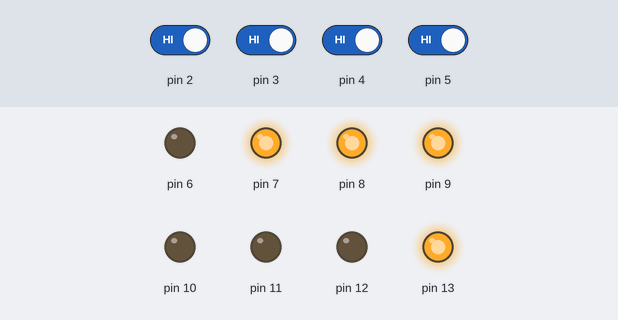
This sketch was run on a simulated Arduino Uno, built with avr-gcc and run on an emulated ATmega328P. On the bench: output pins drawn as LEDs (lit = HIGH). Inputs (shaded band) come from the test bench; at power-on: pin 2–5 HIGH.

Above: at 1.2 s.
1.3 s: pin 2 driven LOW
At 2.5 s:
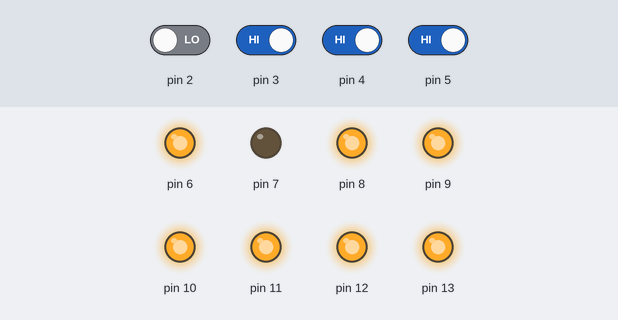
2.8 s: pin 3 driven LOW
At 3.7 s:
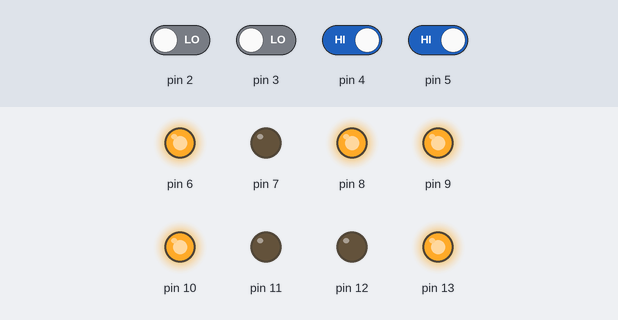
4.3 s: pin 4 driven LOW
At 4.8 s:
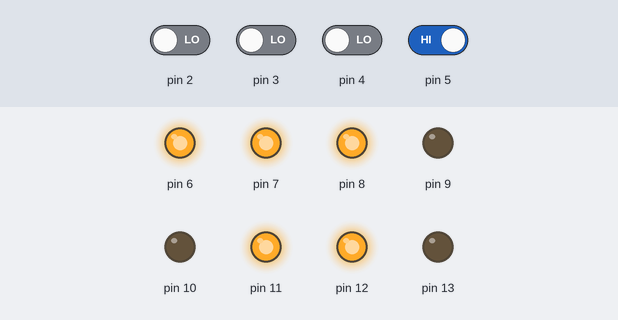
5.8 s: pin 2 driven HIGH
At 7.0 s:
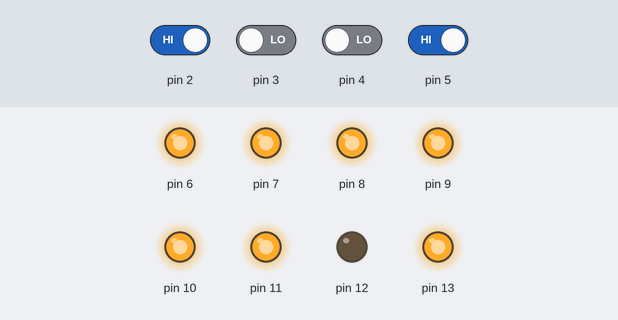
7.3 s: pin 5 driven LOW
At 8.3 s:
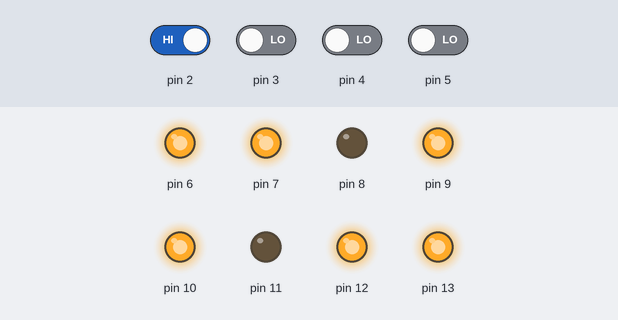
8.8 s: pin 3 driven HIGH
At 9.5 s:
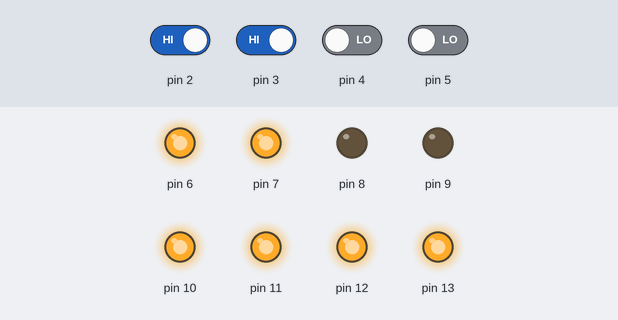
Timing chart, 0 to 11.3 s (numbered marks = the images above; inputs shaded):
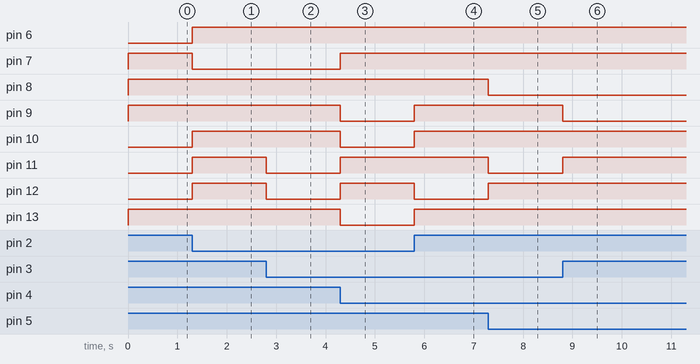

Measured:
- after the input at 1.3 s, pin 6, pin 10–12: LOW → HIGH at once; pin 7: HIGH → LOW at once
- after the input at 2.8 s, pin 11, pin 12: HIGH → LOW at once
- after the input at 4.3 s, pin 7, pin 11, pin 12: LOW → HIGH at once; pin 9, pin 10, pin 13: HIGH → LOW at once
- after the input at 5.8 s, pin 9, pin 10, pin 13: LOW → HIGH at once; pin 12: HIGH → LOW at once
- after the input at 7.3 s, pin 8, pin 11: HIGH → LOW at once; pin 12: LOW → HIGH at once
- after the input at 8.8 s, pin 9: HIGH → LOW at once; pin 11: LOW → HIGH at once

The sketch:

DISPLAY.ino
```cpp
void setup() {
  pinMode(5,INPUT);
  pinMode(4,INPUT);
  pinMode(2,INPUT);
  pinMode(3,INPUT);

  pinMode(13,OUTPUT);//a
  pinMode(12,OUTPUT);//b
  pinMode(11,OUTPUT);//c
  pinMode(10,OUTPUT);//d
  pinMode(9,OUTPUT);//e
  pinMode(8,OUTPUT);//f
  pinMode(7,OUTPUT);//g
  pinMode(6,OUTPUT);//.
}

void loop() {
  //se supone que esto es 0
  if(!digitalRead(4)&&!digitalRead(5)&&!digitalRead(2)&&!digitalRead(3)){
    digitalWrite(13,HIGH);//a
    digitalWrite(12,HIGH);//b
    digitalWrite(11,HIGH);//c
    digitalWrite(10,HIGH);//d
    digitalWrite(9,HIGH);//e
    digitalWrite(8,HIGH);//f
    digitalWrite(7,LOW); //g
  }
  //se supone que esto es 1
  if(!digitalRead(4)&&!digitalRead(5)&&!digitalRead(2)&&digitalRead(3)){
    digitalWrite(13,LOW);//a
    digitalWrite(12,HIGH);//b
    digitalWrite(11,HIGH);//c
    digitalWrite(10,LOW);//d
    digitalWrite(9,LOW);//e
    digitalWrite(8,LOW);//f
    digitalWrite(7,LOW); //g
  }
    //se supone que esto es 2
  if(!digitalRead(4)&&!digitalRead(5)&&digitalRead(2)&&!digitalRead(3)){
    digitalWrite(13,HIGH);//a
    digitalWrite(12,HIGH);//b
    digitalWrite(11,LOW);//c
    digitalWrite(10,HIGH);//d
    digitalWrite(9,HIGH);//e
    digitalWrite(8,LOW);//f
    digitalWrite(7,HIGH); //g
  }
    //se supone que esto es 3
  if(!digitalRead(4)&&!digitalRead(5)&&digitalRead(2)&&digitalRead(3)){
    digitalWrite(13,HIGH);//a
    digitalWrite(12,HIGH);//b
    digitalWrite(11,HIGH);//c
    digitalWrite(10,HIGH);//d
    digitalWrite(9,LOW);//e
    digitalWrite(8,LOW);//f
    digitalWrite(7,HIGH); //g
  }
    //se supone que esto es 4
  if(!digitalRead(4)&&digitalRead(5)&&!digitalRead(2)&&!digitalRead(3)){
    digitalWrite(13,LOW);//a
    digitalWrite(12,HIGH);//b
    digitalWrite(11,HIGH);//c
    digitalWrite(10,LOW);//d
    digitalWrite(9,LOW);//e
    digitalWrite(8,HIGH);//f
    digitalWrite(7,HIGH); //g
  }
    //se supone que esto es 5
  if(!digitalRead(4)&&digitalRead(5)&&!digitalRead(2)&&digitalRead(3)){
    digitalWrite(13,HIGH);//a
    digitalWrite(12,LOW);//b
    digitalWrite(11,HIGH);//c
    digitalWrite(10,HIGH);//d
    digitalWrite(9,LOW);//e
    digitalWrite(8,HIGH);//f
    digitalWrite(7,HIGH); //g
  }
    //se supone que esto es 6
  if(!digitalRead(4)&&digitalRead(5)&&digitalRead(2)&&!digitalRead(3)){
    digitalWrite(13,HIGH);//a
    digitalWrite(12,LOW);//b
    digitalWrite(11,HIGH);//c
    digitalWrite(10,HIGH);//d
    digitalWrite(9,HIGH);//e
    digitalWrite(8,HIGH);//f
    digitalWrite(7,HIGH); //g
  }
    //se supone que esto es 7
  if(!digitalRead(4)&&digitalRead(5)&&digitalRead(2)&&digitalRead(3)){
    digitalWrite(13,HIGH);//a
    digitalWrite(12,HIGH);//b
    digitalWrite(11,HIGH);//c
    digitalWrite(10,LOW);//d
    digitalWrite(9,LOW);//e
    digitalWrite(8,LOW);//f
    digitalWrite(7,LOW); //g
  }
    //se supone que esto es 8
  if(digitalRead(4)&&!digitalRead(5)&&!digitalRead(2)&&!digitalRead(3)){
    digitalWrite(13,HIGH);//a
    digitalWrite(12,HIGH);//b
    digitalWrite(11,HIGH);//c
    digitalWrite(10,HIGH);//d
    digitalWrite(9,HIGH);//e
    digitalWrite(8,HIGH);//f
    digitalWrite(7,HIGH); //g
  }
    //se supone que esto es 9
  if(digitalRead(4)&&!digitalRead(5)&&!digitalRead(2)&&digitalRead(3)){
    digitalWrite(13,HIGH);//a
    digitalWrite(12,HIGH);//b
    digitalWrite(11,HIGH);//c
    digitalWrite(10,LOW);//d
    digitalWrite(9,LOW);//e
    digitalWrite(8,HIGH);//f
    digitalWrite(7,HIGH); //g
  }
    //se supone que esto es A
  if(digitalRead(4)&&!digitalRead(5)&&digitalRead(2)&&!digitalRead(3)){
    digitalWrite(13,HIGH);//a
    digitalWrite(12,HIGH);//b
    digitalWrite(11,HIGH);//c
    digitalWrite(10,LOW);//d
    digitalWrite(9,HIGH);//e
    digitalWrite(8,HIGH);//f
    digitalWrite(7,HIGH); //g
  }
      //se supone que esto es B
  if(digitalRead(4)&&!digitalRead(5)&&digitalRead(2)&&digitalRead(3)){
    digitalWrite(13,HIGH);//a
    digitalWrite(12,HIGH);//b
    digitalWrite(11,HIGH);//c
    digitalWrite(10,HIGH);//d
    digitalWrite(9,HIGH);//e
    digitalWrite(8,HIGH);//f
    digitalWrite(7,HIGH); //g
    digitalWrite(6,HIGH);//.EL PUNTO INDICA LA " b "
  }
      //se supone que esto es C
  if(digitalRead(4)&&digitalRead(5)&&!digitalRead(2)&&!digitalRead(3)){
    digitalWrite(13,HIGH);//a
    digitalWrite(12,LOW);//b
    digitalWrite(11,LOW);//c
    digitalWrite(10,HIGH);//d
    digitalWrite(9,HIGH);//e
    digitalWrite(8,HIGH);//f
    digitalWrite(7,LOW); //g
  }
      //se supone que esto es D
  if(digitalRead(4)&&digitalRead(5)&&!digitalRead(2)&&digitalRead(3)){
    digitalWrite(13,HIGH);//a
    digitalWrite(12,HIGH);//b
    digitalWrite(11,HIGH);//c
    digitalWrite(10,HIGH);//d
    digitalWrite(9,HIGH);//e
    digitalWrite(8,HIGH);//f
    digitalWrite(7,LOW); //g
    digitalWrite(6,HIGH);// el . señala la D
  }
      //se supone que esto es E
  if(digitalRead(4)&&digitalRead(5)&&digitalRead(2)&&!digitalRead(3)){
    digitalWrite(13,HIGH);//a
    digitalWrite(12,HIGH);//b
    digitalWrite(11,HIGH);//c
    digitalWrite(10,HIGH);//d
    digitalWrite(9,LOW);//e
    digitalWrite(8,LOW);//f
    digitalWrite(7,HIGH); //g
  }
      //se supone que esto es F
  if(digitalRead(4)&&digitalRead(5)&&digitalRead(2)&&digitalRead(3)){
    digitalWrite(13,HIGH);//a
    digitalWrite(12,LOW);//b
    digitalWrite(11,LOW);//c
    digitalWrite(10,LOW);//d
    digitalWrite(9,HIGH);//e
    digitalWrite(8,HIGH);//f
    digitalWrite(7,HIGH); //g
  }
  // Y ASI UN SISTEMA SEXAGESIMAL
}
```
